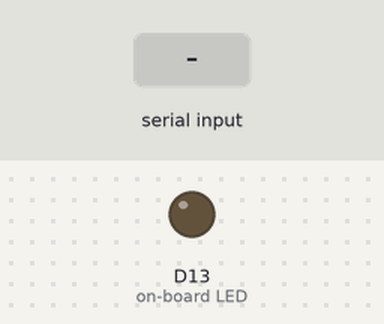
This program was run on a simulated CircuitPython board. Shown: output pins drawn as LEDs (lit = HIGH). Inputs (shaded band) come from the test bench. Files the program writes start out absent; USB keyboard and mouse output is not drawn.

Above: at 1.6 s.
1.7 s: "T,\n" received over the second serial link
At 1.71 s:
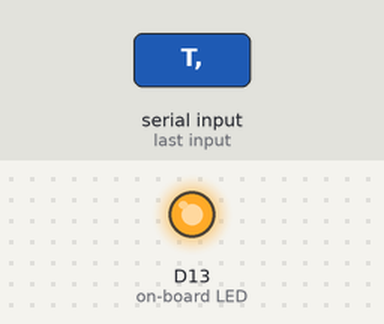
Timing chart, 0 to 4.7 s (numbered marks = the images above; inputs shaded):
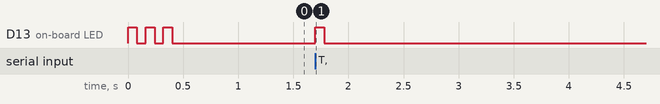

The program:

code.py
```python
# Pico 2 W HID - シリアルでコマンドを受信しマウス・キーボードを操作
# インポート失敗時は「受信で LED 点滅」の診断モードで動く

import time
import usb_cdc


# 最初に LED を点滅させて「code.py が動いた」ことを示す
def _blink(times=1):
    try:
        import board
        import digitalio

        led_pin = getattr(board, "LED", None)
        if led_pin is not None:
            d = digitalio.DigitalInOut(led_pin)
            d.direction = digitalio.Direction.OUTPUT
            for _ in range(times):
                d.value = True
                time.sleep(0.08)
                d.value = False
                time.sleep(0.08)
    except Exception:
        pass


_blink(3)  # 起動時 3 回点滅

# HID は try 内で初期化（失敗しても診断モードで動く）
mouse = None
keyboard = None
layout = None
KEY_MAP = {}

try:
    import usb_hid
    from adafruit_hid.mouse import Mouse
    from adafruit_hid.keyboard import Keyboard
    from adafruit_hid.keyboard_layout_us import KeyboardLayoutUS
    from adafruit_hid.keycode import Keycode

    mouse = Mouse(usb_hid.devices)
    keyboard = Keyboard(usb_hid.devices)
    layout = KeyboardLayoutUS(keyboard)
    for i in range(ord("A"), ord("Z") + 1):
        KEY_MAP[chr(i)] = getattr(Keycode, chr(i))
    for k in (
        "ENTER",
        "TAB",
        "SPACE",
        "ESCAPE",
        "BACKSPACE",
        "DELETE",
        "UP",
        "DOWN",
        "LEFT",
        "RIGHT",
        "HOME",
        "END",
        "PAGEUP",
        "PAGEDOWN",
        "CONTROL",
        "ALT",
        "SHIFT",
        "GUI",
    ):
        KEY_MAP[k] = getattr(Keycode, k, None)
    KEY_MAP = {k: v for k, v in KEY_MAP.items() if v is not None}
except Exception as e:
    pass  # HID なし = 診断モード（受信で LED だけ点滅）


# 起動時に HID の成否を log に書く（確認用）
def _log_start():
    try:
        with open("/log.txt", "w") as f:
            if mouse and keyboard and layout:
                f.write("HID: ok\n")
            else:
                f.write("HID: fail (no mouse/keyboard)\n")
    except Exception:
        pass


_log_start()


def _log_received(line):
    """受信ログを CIRCUITPY に書き、LED なしでも確認できるようにする"""
    try:
        with open("/log.txt", "a") as f:
            f.write(line + "\n")
    except Exception:
        pass


def parse_and_run(line):
    line = (line or "").strip()
    if not line:
        return
    _blink(1)  # 何か受信したら 1 回点滅
    _log_received(line)  # 受信内容を log.txt に追記
    if mouse is None or keyboard is None or layout is None:
        return  # 診断モードではここまで
    if line.upper().startswith("T,"):
        parts = ["T", line[2:]]
    else:
        parts = line.split(",", 2)
    cmd = (parts[0] or "").upper()
    if cmd == "M" and len(parts) >= 3:
        try:
            dx, dy = int(parts[1]), int(parts[2])
            mouse.move(dx, dy, 0)
        except ValueError:
            pass
    elif cmd == "C" and len(parts) >= 2:
        btn = (parts[1] or "").lower()
        if btn == "left":
            mouse.click(Mouse.LEFT_BUTTON)  # type: ignore[possibly-unbound]
        elif btn == "right":
            mouse.click(Mouse.RIGHT_BUTTON)  # type: ignore[possibly-unbound]
        elif btn == "middle":
            mouse.click(Mouse.MIDDLE_BUTTON)  # type: ignore[possibly-unbound]
    elif cmd == "W" and len(parts) >= 2:
        try:
            mouse.move(0, 0, int(parts[1]))
        except ValueError:
            pass
    elif cmd == "K" and len(parts) >= 2:
        key = (parts[1] or "").strip().upper()
        if key in KEY_MAP:
            keyboard.press(KEY_MAP[key])
            keyboard.release_all()
        elif len(key) == 1:
            layout.write(key)
    elif cmd == "COMBO":
        # 例: combo,ctrl,shift,s
        raw = line.split(",")
        if len(raw) >= 3:
            keycodes = []
            for token in raw[1:]:
                t = (token or "").strip().upper()
                if not t:
                    keycodes = []
                    break
                if t == "CTRL":
                    t = "CONTROL"
                if t == "WIN":
                    t = "GUI"
                if t == "WINDOWS":
                    t = "GUI"
                if t in KEY_MAP:
                    keycodes.append(KEY_MAP[t])
                elif len(t) == 1 and t.isalpha() and t in KEY_MAP:
                    keycodes.append(KEY_MAP[t])
                else:
                    keycodes = []
                    break
            if keycodes:
                try:
                    for kc in keycodes:
                        keyboard.press(kc)
                    keyboard.release_all()
                except Exception:
                    try:
                        keyboard.release_all()
                    except Exception:
                        pass
    elif cmd == "T" and len(parts) >= 2:
        layout.write(parts[1])


# console と data の両方から読む
_streams = []
if usb_cdc.console:
    _streams.append(usb_cdc.console)
if usb_cdc.data and usb_cdc.data is not usb_cdc.console:
    _streams.append(usb_cdc.data)
if not _streams:
    _streams = [None]

buf = ""
while True:
    got = False
    for serial in _streams:
        if serial is None:
            continue
        if serial.in_waiting:
            b = serial.read(1)
            if b:
                got = True
                try:
                    buf += b.decode("utf-8")
                except Exception:
                    buf += "?"
                while "\n" in buf or "\r" in buf:
                    line, sep, buf = buf.partition("\n")
                    if not sep:
                        line, sep, buf = buf.partition("\r")
                    if sep:
                        parse_and_run(line)
                break
    if not got:
        time.sleep(0.01)
```

Measured:
- after the input at 1.7 s, D13 (on-board LED): LOW → HIGH at once, → LOW 0.08 s later
